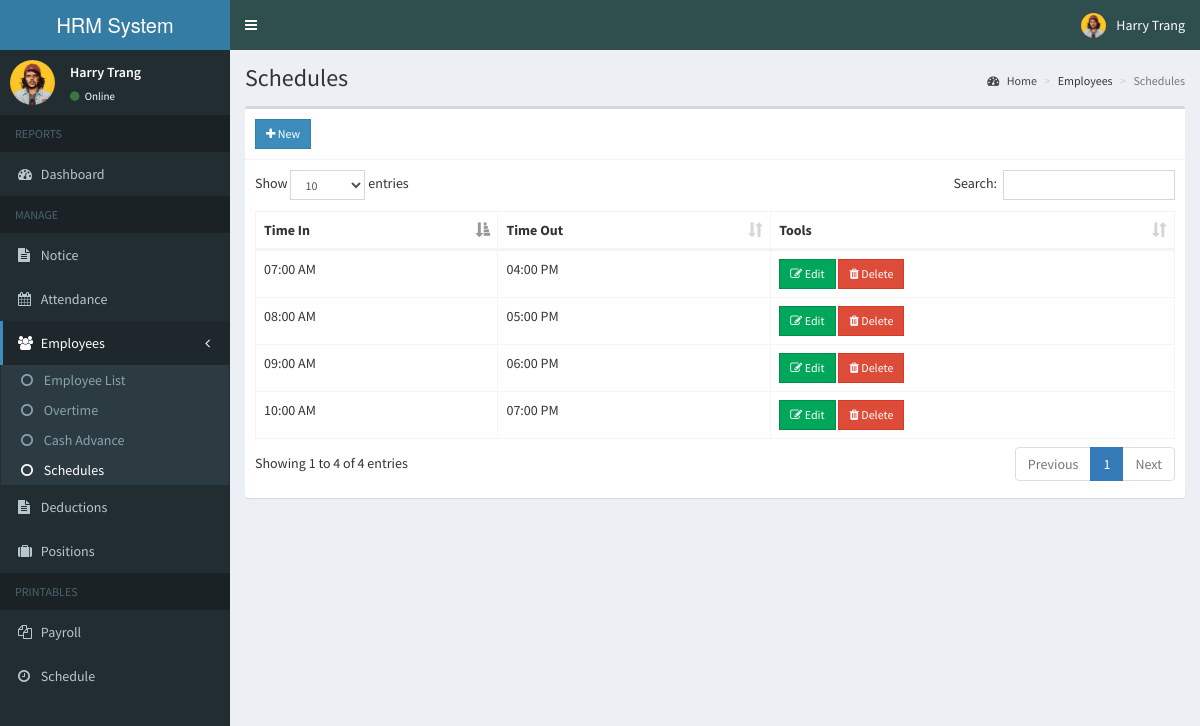
Screenshot of /admin/schedule.php (signed in) with the database file from the repository.
### tables this page shows
CREATE TABLE `schedules` (
  `id` int(11) NOT NULL AUTO_INCREMENT,
  `time_in` time NOT NULL,
  `time_out` time NOT NULL,
  PRIMARY KEY (`id`)
);

### admin/includes/session.php (called while the page is built, shortened)
<?php
	include 'includes/conn.php';
	$sql = "SELECT * FROM admin WHERE id = '".$_SESSION['admin']."'";
	$query = $conn->query($sql);
	$user = $query->fetch_assoc();
?>

### admin/schedule.php (the view, shortened to what this page needs)
<?php include 'includes/session.php'; ?>
<?php include 'includes/header.php'; ?>
<body class="hold-transition skin-blue sidebar-mini">
<div class="wrapper">
  <?php include 'includes/navbar.php'; ?>
  <?php include 'includes/menubar.php'; ?>
  <div class="content-wrapper">
    <section class="content-header">
      <h1>
        Schedules
      </h1>
      <ol class="breadcrumb">
        <li><a href="#"><i class="fa fa-dashboard"></i> Home</a></li>
        <li>Employees</li>
        <li class="active">Schedules</li>
      </ol>
    </section>
    <section class="content">
      <div class="row">
        <div class="col-xs-12">
          <div class="box">
            <div class="box-header with-border">
              <a href="#addnew" data-toggle="modal" class="btn btn-primary btn-sm btn-flat"><i class="fa fa-plus"></i> New</a>
            </div>
            <div class="box-body">
              <table id="example1" class="table table-bordered">
                <thead>
                  <th>Time In</th>
                  <th>Time Out</th>
                  <th>Tools</th>
                </thead>
                <tbody>
                  <?php
                    $sql = "SELECT * FROM schedules";
                    $query = $conn->query($sql);
                    while($row = $query->fetch_assoc()){
                      echo "
                        <tr>
                          <td>".date('h:i A', strtotime($row['time_in']))."</td>
                          <td>".date('h:i A', strtotime($row['time_out']))."</td>
                          <td>
                            <button class='btn btn-success btn-sm edit btn-flat' data-id='".$row['id']."'><i class='fa fa-edit'></i> Edit</button>
                            <button class='btn btn-danger btn-sm delete btn-flat' data-id='".$row['id']."'><i class='fa fa-trash'></i> Delete</button>
                          </td>
                        </tr>
                      ";
                    }
                  ?>
                </tbody>
              </table>
            </div>
          </div>
        </div>
      </div>
    </section>
  </div>
</div>
</body>
</html>

### admin/includes/navbar.php (shortened to what this page needs)
<header class="main-header">
    <a href="home.php" class="logo">
      <span class="logo-lg"><b></b>HRM System</span>
    </a>
    <nav class="navbar navbar-static-top">
      <a href="#" class="sidebar-toggle" data-toggle="push-menu" role="button">
      </a>
      <div class="navbar-custom-menu">
        <ul class="nav navbar-nav">
          <li class="dropdown user user-menu">
            <a href="#" class="dropdown-toggle" data-toggle="dropdown">
              <img src="<?php echo (!empty($user['photo'])) ? '../images/'.$user['photo'] : '../images/profile.jpg'; ?>" class="user-image" alt="User Image">
              <span class="hidden-xs"><?php echo $user['firstname'].' '.$user['lastname']; ?></span>
            </a>
          </li>
        </ul>
      </div>
    </nav>
  </header>

### admin/includes/menubar.php
<aside class="main-sidebar">
    <section class="sidebar">
      <div class="user-panel">
        <div class="pull-left image">
          <img src="<?php echo (!empty($user['photo'])) ? '../images/'.$user['photo'] : '../images/profile.jpg'; ?>" class="img-circle" alt="User Image">
        </div>
        <div class="pull-left info">
          <p><?php echo $user['firstname'].' '.$user['lastname']; ?></p>
          <a><i class="fa fa-circle text-success"></i> Online</a>
        </div>
      </div>
      <ul class="sidebar-menu" data-widget="tree">
        <li class="header">REPORTS</li>
        <li class=""><a href="home.php"><i class="fa fa-dashboard"></i> <span>Dashboard</span></a></li>
        <li class="header">MANAGE</li>
        <li><a href="notice.php"><i class="fa fa-file-text"></i> Notice</a></li>
        <li><a href="attendance.php"><i class="fa fa-calendar"></i> <span>Attendance</span></a></li>
        <li class="treeview">
          <a href="#">
            <i class="fa fa-users"></i>
            <span>Employees</span>
            <span class="pull-right-container">
              <i class="fa fa-angle-left pull-right"></i>
            </span>
          </a>
          <ul class="treeview-menu">
            <li><a href="employee.php"><i class="fa fa-circle-o"></i> Employee List</a></li>
            <li><a href="overtime.php"><i class="fa fa-circle-o"></i> Overtime</a></li>
            <li><a href="cashadvance.php"><i class="fa fa-circle-o"></i> Cash Advance</a></li>
            <li><a href="schedule.php"><i class="fa fa-circle-o"></i> Schedules</a></li>
          </ul>
        </li>
        <li><a href="deduction.php"><i class="fa fa-file-text"></i> Deductions</a></li>
        <li><a href="position.php"><i class="fa fa-suitcase"></i> Positions</a></li>
        <li class="header">PRINTABLES</li>
        <li><a href="payroll.php"><i class="fa fa-files-o"></i> <span>Payroll</span></a></li>
        <li><a href="schedule_employee.php"><i class="fa fa-clock-o"></i> <span>Schedule</span></a></li>
      </ul>
    </section>
  </aside>

### rows the page displays
schedules: time_in "07:00 AM", time_out "04:00 PM"
schedules: time_in "08:00 AM", time_out "05:00 PM"
schedules: time_in "09:00 AM", time_out "06:00 PM"
schedules: time_in "10:00 AM", time_out "07:00 PM"

### other values shown
$user['firstname'] "Harry"
$user['lastname'] "Trang"
